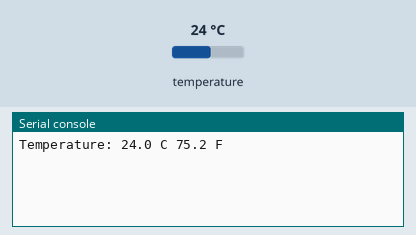
Bench run of a program on a simulated CircuitPython board. On the bench: the last lines printed to the serial console. Inputs (shaded band) come from the test bench; at power-on: temperature 24 °C.

Above: at 1.2 s.
1.3 s: temperature set to 12 °C
At 2.8 s:
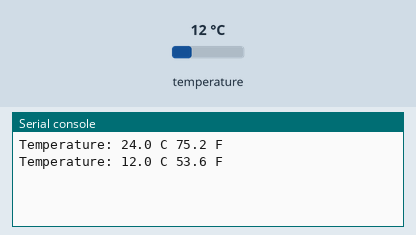
4.0 s: temperature set to 19 °C
At 4.4 s:
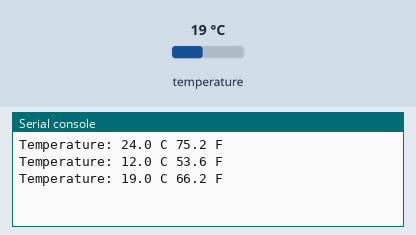
Timing chart, 0 to 7.0 s (numbered marks = the images above; inputs shaded):
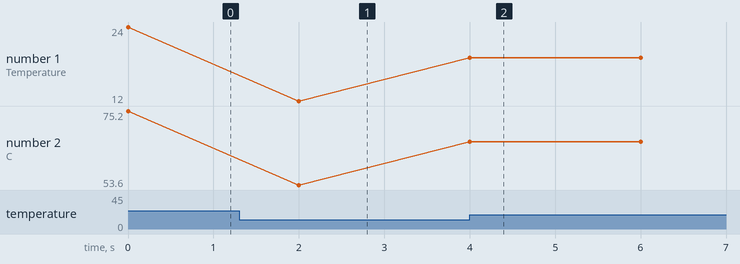

Measured:
- after the input at 1.3 s, the serial console: prints a new line after 0.70 s (image 1)
- after the input at 4.0 s, the serial console: prints a new line at once (image 2)
- plotted number 1: 24 → 12 after the input at 1.3 s, 12 → 19 after the input at 4.0 s
- plotted number 2: 75.2 → 53.6 after the input at 1.3 s, 53.6 → 66.2 after the input at 4.0 s

The program:

temp.py
```python
import time
import board
import adafruit_mcp9808

i2c = board.I2C()  # uses board.SCL and board.SDA

# To initialise using the default address:
mcp = adafruit_mcp9808.MCP9808(i2c)

# To initialise using a specified address:
# Necessary when, for example, connecting A0 to VDD to make address=0x19
# mcp = adafruit_mcp9808.MCP9808(i2c_bus, address=0x19)

i = 1

while True:
    tempC = mcp.temperature
    tempF = tempC * 9 / 5 + 32
    print("Temperature: {} C {} F ".format(tempC, tempF))
    time.sleep(2)
    i = 1
    i = i + 1
    if i > 30:
        print("Temperature Readings Complete")
        break
```
